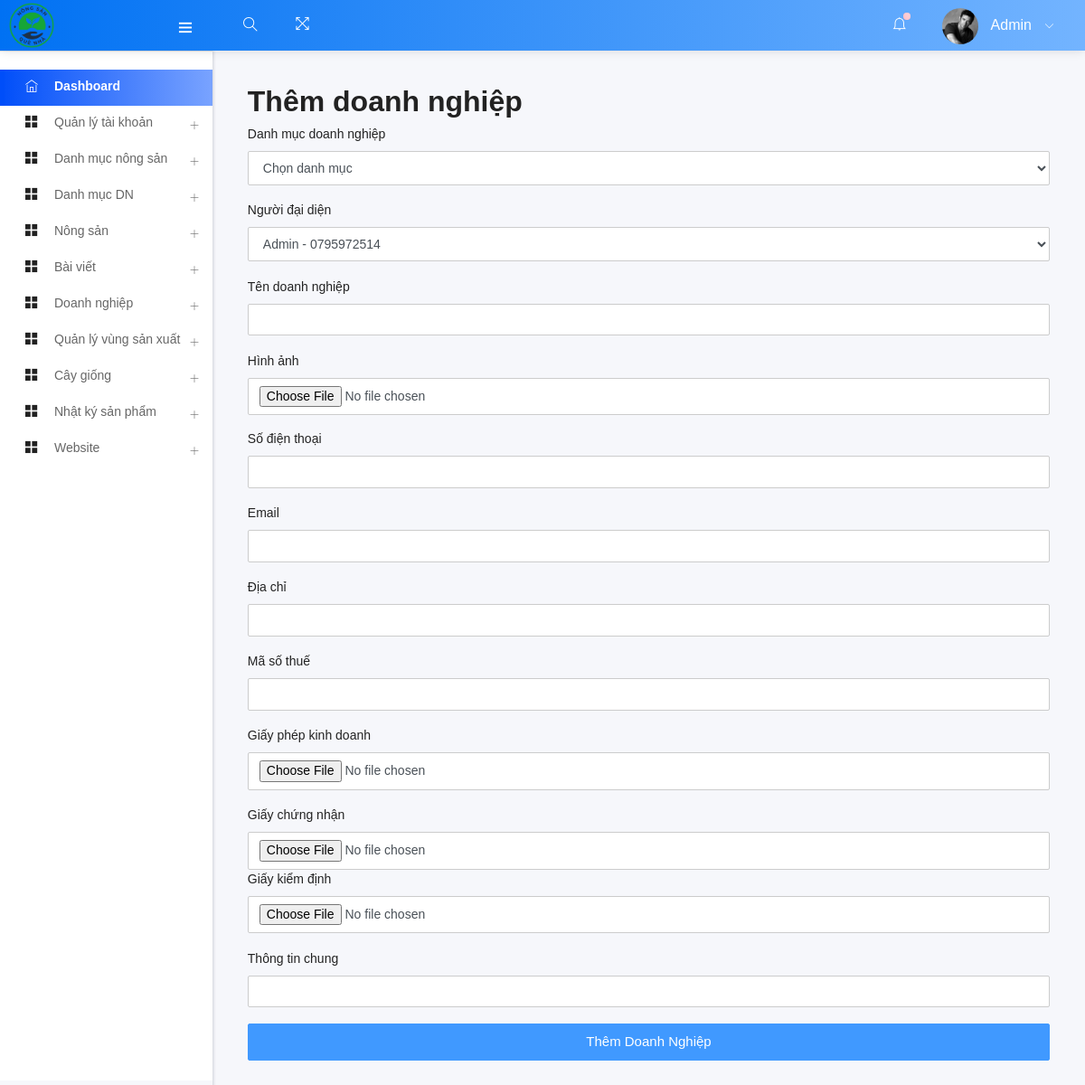
The page /admin/add_dn.php (signed in) on the database its author committed.
### tables this page shows
CREATE TABLE `add_logo` (
  `id` int(10) NOT NULL,
  `img` varchar(200) NOT NULL
);

CREATE TABLE `taikhoan` (
  `id_acc` int(11) NOT NULL,
  `hoten` varchar(255) NOT NULL,
  `email` varchar(255) NOT NULL,
  `matkhau` varchar(255) NOT NULL,
  `dienthoai` char(10) NOT NULL,
  `diachi` varchar(255) DEFAULT NULL,
  `hinhdaidien` varchar(255) DEFAULT NULL,
  `role` enum('Admin','Nongdan','Khachhang') NOT NULL DEFAULT 'Khachhang',
  `trangthai` enum('hoatdong','khonghoatdong') NOT NULL DEFAULT 'hoatdong',
  `ngaytao` timestamp NOT NULL DEFAULT CURRENT_TIMESTAMP
);

### admin/add_dn.php (called while the page is built, shortened)
<?php
    include ("template.php");
?>

### admin/class/adminback.php (called while the page is built, shortened)
<?php
class  adminback
{
    private $connection;
    function __construct()
    {
        $dbhost = "localhost";
        $dbuser = "tien123";
        $dbpass = "123456";
        $dbname = "nongsanquenha";
        $this->connection = mysqli_connect($dbhost, $dbuser, $dbpass, $dbname);
        mysqli_set_charset($this->connection,'UTF8');
    }
    function show_admin_user(){
        $query = "SELECT * FROM `taikhoan` ";
        if(mysqli_query($this->connection, $query)){
            $result = mysqli_query($this->connection, $query);
            return $result;
        }
    }
    function display_logo()
    {
        $query = "SELECT * FROM add_logo";
        if (mysqli_query($this->connection, $query)) {
            $pdt_info = mysqli_query($this->connection, $query);
            return $pdt_info;
        }
    }
}

### admin/views/add_dn_view.php (the view, shortened to what this page needs)
<?php
    $users = $obj->show_admin_user();
    $user_array = array();
    while($user = mysqli_fetch_assoc($users)){
        $user_array[] = $user;
    }
?>
<h2>Thêm doanh nghiệp</h2>
<form action="" method="post" enctype="multipart/form-data" class="form">
<div class="form-group">
    <div class="form-group">
        <label for="danhmuc_dn">Danh mục doanh nghiệp</label>
        <select name="danhmuc_dn" class="form-control">
        <option value="">Chọn danh mục</option>
        </select>
    </div>
    <?php if (!empty($user_array)): ?>
    <div class="form-group">
        <label for="lblnguoidaidien">Người đại diện</label>
        <select name="nguoidaidien" id="nguoidaidien" class="form-control">
            <?php foreach($users as $user): ?>
                <option value="<?= $user['id_acc'] ?>"><?= $user['hoten'] ?> - <?= $user['dienthoai'] ?></option>
            <?php endforeach; ?>
        </select>
    </div>
    <?php endif; ?>
    <div class="form-group">
        <label for="tendoanhnghiep">Tên doanh nghiệp</label>
        <input type="text" name="tendoanhnghiep" class="form-control"  >
    </div>
    <div class="form-group">
        <label for="hinhanh">Hình ảnh </label>
        <div class="mb-3">
        <input type="file" name="hinhanh" class="form-control">
    </div>
    <div class="form-group">
        <label for="sdt"> Số điện thoại</label>
        <input type="text" name="sdt" class="form-control" >
    </div>
    <div class="form-group">
        <label for="email">Email</label>
        <input type="email" name="email" class="form-control" >
    </div>
    <div class="form-group">
        <label for="diachi">Địa chỉ</label>
        <input type="text" name="diachi" class="form-control" >
    </div>
    <div class="form-group">
        <label for="masothue">Mã số thuế</label>
        <input type="text" name="masothue" class="form-control" >
    </div>
    <div class="form-group">
        <label for="giayphepkinhdoanh">Giấy phép kinh doanh</label>
        <input type="file" name="giayphepkinhdoanh" class="form-control" >
    </div>
    <div class="form-group">
        <label for="giaychungnhan">Giấy chứng nhận</label>
        <input type="file" name="giaychungnhan" class="form-control">
    <div class="form-group">
        <label for="giaykiemdinh">Giấy kiểm định</label>
        <input type="file" name="giaykiemdinh" class="form-control" >
    </div>
    <div class="form-group">
        <label for="thongtinchung">Thông tin chung</label>
        <input type="text" name="thongtinchung" class="form-control">
    </div>
    <input type="submit" value="Thêm doanh nghiệp" name="add_dn" class="btn btn-block btn-primary">
</form>

### admin/includes/headernav.php (shortened to what this page needs)
<nav class="navbar header-navbar pcoded-header">
               <div class="navbar-wrapper">
                   <div class="navbar-logo">
                       <a class="mobile-menu" id="mobile-collapse" href="#!">
                           <i class="ti-menu"></i>
                       </a>
                       <a href="index.php">
                      <?php
                       $obj=new adminback();
                       $logo_info = $obj->display_logo();
                       $user_info = $obj->show_admin_user();
                       $logo = mysqli_fetch_assoc($logo_info);
                       ?>
                           <img width="50" height="50" src="uploads/<?php echo $logo['img']; ?>" alt="Theme-Logo" />
                       </a>
                   </div>
                   <div class="navbar-container container-fluid">
                       <ul class="nav-left">
                           <li class="header-search">
                               <div class="main-search morphsearch-search">
                                   <div class="input-group">
                                       <input type="text" class="form-control">
                                       <span class="input-group-addon search-btn"><i class="ti-search"></i></span>
                                   </div>
                               </div>
                           </li>
                           <li>
                               <a href="#!" onclick="javascript:toggleFullScreen()">
                                   <i class="ti-fullscreen"></i>
                               </a>
                           </li>
                       </ul>
                       <ul class="nav-right">
                           <li class="header-notification">
                               <a href="#!">
                                   <i class="ti-bell"></i>
                                   <span class="badge bg-c-pink"></span>
                               </a>
                           </li>
                           <li class="user-profile header-notification">
                               <a href="#!">
                                   <img src="assets/images/avatar-4.jpg" class="img-radius" alt="User-Profile-Image">
                                   <span> <?php
                                    while($user = mysqli_fetch_assoc($user_info)){
                                        if($admin_email==$user['email'])
                                            echo $user['hoten'];
                                        }
                                   ?> </span>
                                   <i class="ti-angle-down"></i>
                               </a>
                           </li>
                       </ul>
                   </div>
               </div>
           </nav>

### rows shown on the page
add_logo: img (picture)
taikhoan: hoten "Admin"

### other values the page prints
form field nguoidaidien "Admin - 0795972514"
